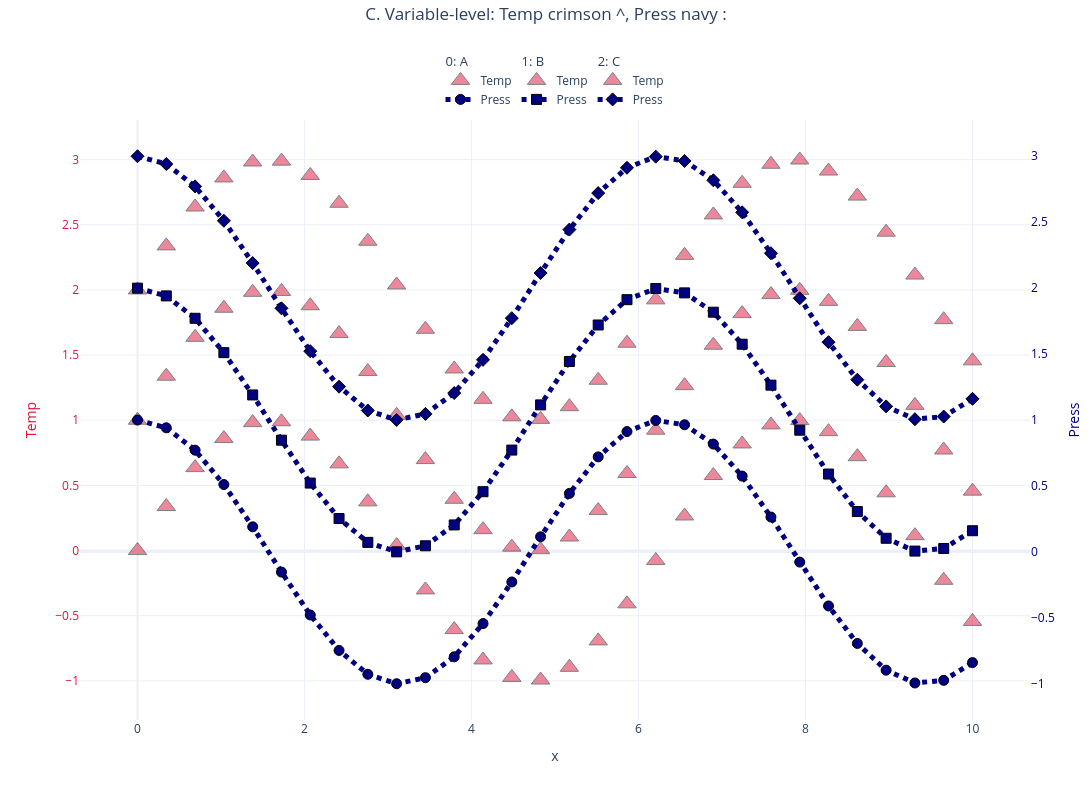

Notebook code cell kept with this figure:
### Markdown cell above
## C. Variable-level formatting via autodetection (string target)

A **string** selector is autodetected as a variable name and routed to
`var_format`. It writes `variable_formats` and must **not** change any dataset
attribute. Variable styling is rendered with `plot_ymult`.

### Code cell
uv = make_nb()
colors_before = [d.color for d in uv.sets]   # per-dataset default palette colors

uv.color('Temp', 'crimson')
uv.color('Press', 'navy')
uv.marker('Temp', '^')
uv.linestyle('Press', ':')
uv.markersize('Temp', 16)
uv.linewidth('Press', 5)
uv.alpha('Temp', 0.5)

check(uv.variable_formats['Temp'] == {'color': 'crimson', 'marker': '^', 'markersize': 16, 'alpha': 0.5},
      "Temp variable override accumulates color/marker/markersize/alpha")
check(uv.variable_formats['Press'] == {'color': 'navy', 'linestyle': ':', 'linewidth': 5},
      "Press variable override accumulates color/linestyle/linewidth")
check([d.color for d in uv.sets] == colors_before,
      "variable-path leaves every dataset color unchanged")
check(all(d.markersize == DEFAULTS['markersize'] for d in uv.sets),
      "variable-path leaves every dataset markersize at default")

uv.plot_ymult('x', ['Temp', 'Press'], suptitle='C. Variable-level: Temp crimson ^, Press navy :').show()

### Figure 1 — Plotly figure (JSON) as saved in the notebook; plotly's stock layout.template omitted (floating-point values rounded to 4 significant figures)
{"data": [{"hovertemplate": "<b>Set 0: A</b><br><b>Temp</b><br>x: %{x:.4g}<br>Temp: %{y:.4g}<extra></extra>", "legendgroup": "set_0", "legendgrouptitle": {"text": "0: A"}, "line": {"color": "crimson", "dash": "solid", "width": 2}, "marker": {"color": "crimson", "line": {"color": "black", "width": 1}, "opacity": 0.5, "size": 16, "symbol": "triangle-up"}, "mode": "markers", "name": "Temp", "type": "scatter", "x": [0.0, 0.3448, 0.6897, 1.034, 1.379, 1.724, 2.069, 2.414, 2.759, 3.103, 3.448, 3.793, 4.138, 4.483, 4.828, 5.172, 5.517, 5.862, 6.207, 6.552, 6.897, 7.241, 7.586, 7.931, 8.276, 8.621, 8.966, 9.31, 9.655, 10.0], "y": [0.0, 0.338, 0.6363, 0.8596, 0.9817, 0.9883, 0.8785, 0.6652, 0.3737, 0.03814, -0.3019, -0.6064, -0.8395, -0.9738, -0.9934, -0.896, -0.6932, -0.4088, -0.07621, 0.2653, 0.5756, 0.8182, 0.9644, 0.997, 0.9123, 0.7202, 0.4433, 0.1142, -0.2284, -0.544], "yaxis": "y"}, {"hovertemplate": "<b>Set 0: A</b><br><b>Press</b><br>x: %{x:.4g}<br>Press: %{y:.4g}<extra></extra>", "legendgroup": "set_0", "legendgrouptitle": {"text": "0: A"}, "line": {"color": "navy", "dash": "dot", "width": 5}, "marker": {"color": "navy", "line": {"color": "black", "width": 1}, "opacity": 1, "size": 10, "symbol": "circle"}, "mode": "lines+markers", "name": "Press", "type": "scatter", "x": [0.0, 0.3448, 0.6897, 1.034, 1.379, 1.724, 2.069, 2.414, 2.759, 3.103, 3.448, 3.793, 4.138, 4.483, 4.828, 5.172, 5.517, 5.862, 6.207, 6.552, 6.897, 7.241, 7.586, 7.931, 8.276, 8.621, 8.966, 9.31, 9.655, 10.0], "y": [1.0, 0.9411, 0.7715, 0.511, 0.1903, -0.1527, -0.4778, -0.7466, -0.9276, -0.9993, -0.9533, -0.7952, -0.5434, -0.2276, 0.1149, 0.444, 0.7207, 0.9126, 0.9971, 0.9642, 0.8177, 0.575, 0.2646, -0.07698, -0.4095, -0.6938, -0.8964, -0.9935, -0.9736, -0.8391], "yaxis": "y2"}, {"hovertemplate": "<b>Set 1: B</b><br><b>Temp</b><br>x: %{x:.4g}<br>Temp: %{y:.4g}<extra></extra>", "legendgroup": "set_1", "legendgrouptitle": {"text": "1: B"}, "line": {"color": "crimson", "dash": "solid", "width": 2}, "marker": {"color": "crimson", "line": {"color": "black", "width": 1}, "opacity": 0.5, "size": 16, "symbol": "triangle-up"}, "mode": "markers", "name": "Temp", "type": "scatter", "x": [0.0, 0.3448, 0.6897, 1.034, 1.379, 1.724, 2.069, 2.414, 2.759, 3.103, 3.448, 3.793, 4.138, 4.483, 4.828, 5.172, 5.517, 5.862, 6.207, 6.552, 6.897, 7.241, 7.586, 7.931, 8.276, 8.621, 8.966, 9.31, 9.655, 10.0], "y": [1.0, 1.338, 1.636, 1.86, 1.982, 1.988, 1.878, 1.665, 1.374, 1.038, 0.6981, 0.3936, 0.1605, 0.02625, 0.006628, 0.104, 0.3068, 0.5912, 0.9238, 1.265, 1.576, 1.818, 1.964, 1.997, 1.912, 1.72, 1.443, 1.114, 0.7716, 0.456], "yaxis": "y"}, {"hovertemplate": "<b>Set 1: B</b><br><b>Press</b><br>x: %{x:.4g}<br>Press: %{y:.4g}<extra></extra>", "legendgroup": "set_1", "legendgrouptitle": {"text": "1: B"}, "line": {"color": "navy", "dash": "dot", "width": 5}, "marker": {"color": "navy", "line": {"color": "black", "width": 1}, "opacity": 1, "size": 10, "symbol": "square"}, "mode": "lines+markers", "name": "Press", "type": "scatter", "x": [0.0, 0.3448, 0.6897, 1.034, 1.379, 1.724, 2.069, 2.414, 2.759, 3.103, 3.448, 3.793, 4.138, 4.483, 4.828, 5.172, 5.517, 5.862, 6.207, 6.552, 6.897, 7.241, 7.586, 7.931, 8.276, 8.621, 8.966, 9.31, 9.655, 10.0], "y": [2.0, 1.941, 1.771, 1.511, 1.19, 0.8473, 0.5222, 0.2534, 0.07244, 0.0007274, 0.04666, 0.2048, 0.4566, 0.7724, 1.115, 1.444, 1.721, 1.913, 1.997, 1.964, 1.818, 1.575, 1.265, 0.923, 0.5905, 0.3062, 0.1036, 0.00654, 0.02642, 0.1609], "yaxis": "y2"}, {"hovertemplate": "<b>Set 2: C</b><br><b>Temp</b><br>x: %{x:.4g}<br>Temp: %{y:.4g}<extra></extra>", "legendgroup": "set_2", "legendgrouptitle": {"text": "2: C"}, "line": {"color": "crimson", "dash": "solid", "width": 2}, "marker": {"color": "crimson", "line": {"color": "black", "width": 1}, "opacity": 0.5, "size": 16, "symbol": "triangle-up"}, "mode": "markers", "name": "Temp", "type": "scatter", "x": [0.0, 0.3448, 0.6897, 1.034, 1.379, 1.724, 2.069, 2.414, 2.759, 3.103, 3.448, 3.793, 4.138, 4.483, 4.828, 5.172, 5.517, 5.862, 6.207, 6.552, 6.897, 7.241, 7.586, 7.931, 8.276, 8.621, 8.966, 9.31, 9.655, 10.0], "y": [2.0, 2.338, 2.636, 2.86, 2.982, 2.988, 2.878, 2.665, 2.374, 2.038, 1.698, 1.394, 1.161, 1.026, 1.007, 1.104, 1.307, 1.591, 1.924, 2.265, 2.576, 2.818, 2.964, 2.997, 2.912, 2.72, 2.443, 2.114, 1.772, 1.456], "yaxis": "y"}, {"hovertemplate": "<b>Set 2: C</b><br><b>Press</b><br>x: %{x:.4g}<br>Press: %{y:.4g}<extra></extra>", "legendgroup": "set_2", "legendgrouptitle": {"text": "2: C"}, "line": {"color": "navy", "dash": "dot", "width": 5}, "marker": {"color": "navy", "line": {"color": "black", "width": 1}, "opacity": 1, "size": 10, "symbol": "diamond"}, "mode": "lines+markers", "name": "Press", "type": "scatter", "x": [0.0, 0.3448, 0.6897, 1.034, 1.379, 1.724, 2.069, 2.414, 2.759, 3.103, 3.448, 3.793, 4.138, 4.483, 4.828, 5.172, 5.517, 5.862, 6.207, 6.552, 6.897, 7.241, 7.586, 7.931, 8.276, 8.621, 8.966, 9.31, 9.655, 10.0], "y": [3.0, 2.941, 2.771, 2.511, 2.19, 1.847, 1.522, 1.253, 1.072, 1.001, 1.047, 1.205, 1.457, 1.772, 2.115, 2.444, 2.721, 2.913, 2.997, 2.964, 2.818, 2.575, 2.265, 1.923, 1.591, 1.306, 1.104, 1.007, 1.026, 1.161], "yaxis": "y2"}], "layout": {"height": 800, "legend": {"orientation": "h", "x": 0.5, "xanchor": "center", "y": 1.01, "yanchor": "bottom"}, "margin": {"r": 60, "t": 120}, "showlegend": true, "title": {"text": "C. Variable-level: Temp crimson ^, Press navy :", "x": 0.5, "y": 0.99, "yanchor": "top", "yref": "container"}, "width": 1200, "xaxis": {"domain": [0, 1], "title": {"text": "x"}}, "yaxis": {"showgrid": true, "tickfont": {"color": "crimson"}, "title": {"font": {"color": "crimson"}, "text": "Temp"}}, "yaxis2": {"anchor": "x", "overlaying": "y", "showgrid": false, "side": "right", "tickfont": {"color": "navy"}, "title": {"font": {"color": "navy"}, "text": "Press"}}}}
